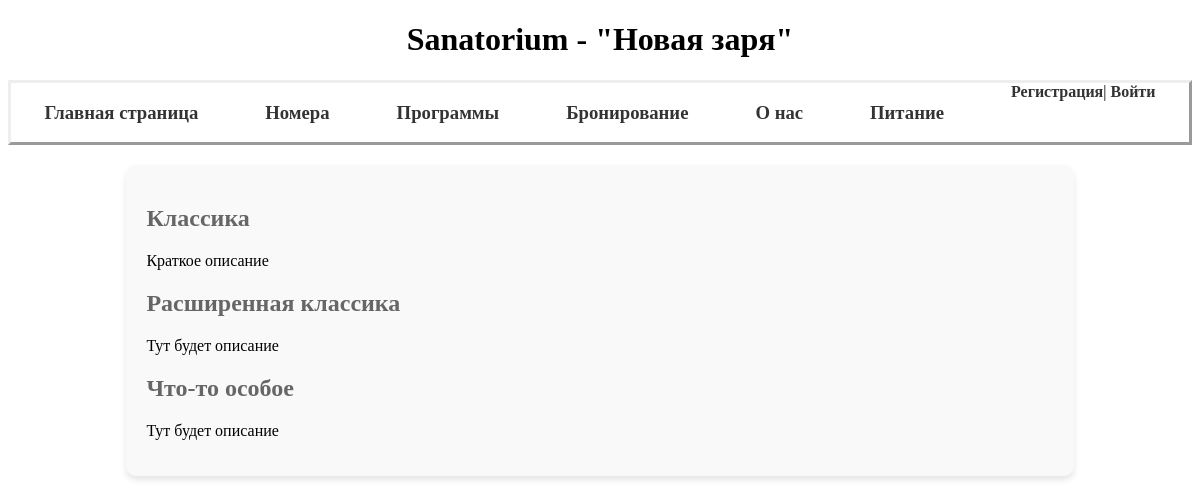
The app's page /Sanatorium/program/, older data.
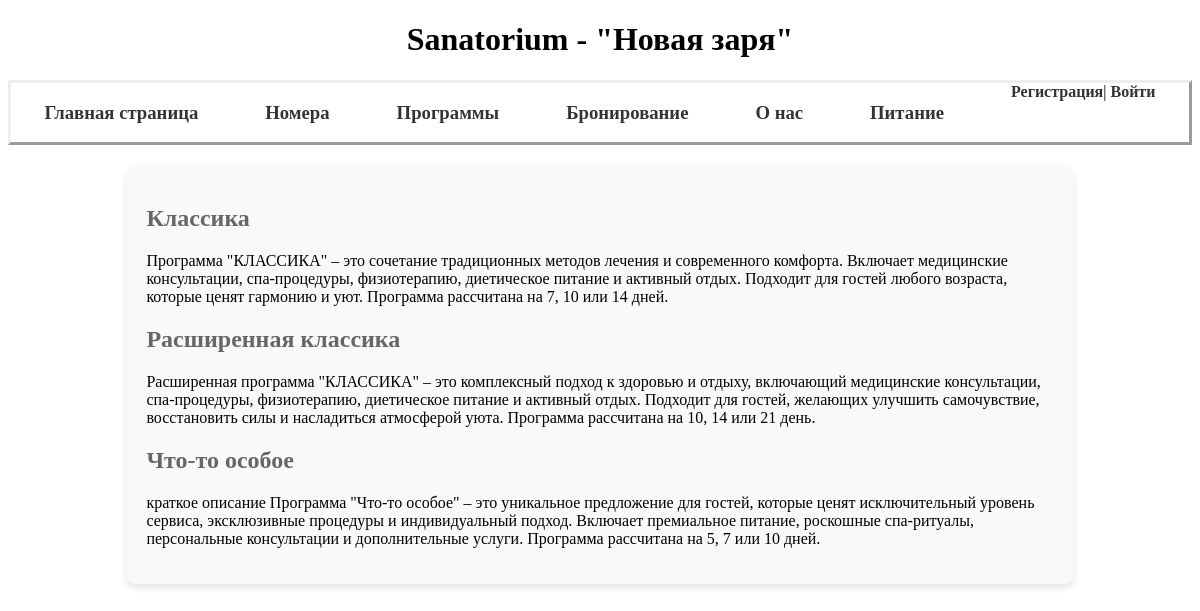
The same page, newer data.
### Sanatorium/models.py (models this page shows, shortened)
class Program(models.Model):
    name = models.CharField(verbose_name="Название программы", max_length=50)
    price = models.DecimalField(verbose_name="Цена", max_digits=15, decimal_places=2)
    description = models.CharField(verbose_name="Описание", max_length=2000, null=True, default="Тут будет описание")
    date = models.IntegerField(verbose_name="Дата проведения", null=True)
    briefly_description = models.CharField(verbose_name="Краткое описание", max_length=1200, null=True,
                                           default="Краткое описание")
    slug = models.SlugField(max_length=255, unique=True, db_index=True, verbose_name='URL', null=True)
    def get_absolute_url(self):
        return reverse('program', kwargs={'program_slug': self.slug})
    class Meta:
        verbose_name = "Программа"
        verbose_name_plural = "Программы"

### Sanatorium/views.py (the view)
# urls.py: path('program/', Program_html.as_view(), name="programs"),
class Program_html(DataMixin,ListView):
    model = Program
    template_name = 'sanatorium/booking.html'
    context_object_name = 'program'
    paginate_by = 3
    def get_context_data(self, *, object_list=None, **kwargs):
        context = super().get_context_data(**kwargs)
        c_def =  self.get_user_context()
        return {**context,**c_def}

### Sanatorium/utils.py (called while the page is built)
    def get_user_context(self,**kwargs):
        context = kwargs
        context['menu'] = menu
        context['title']=title
        return context

### Sanatorium/templates/sanatorium/booking.html
{% extends 'sanatorium/base.html' %}
{% block content %}
<div class = "program">
    {% for program in program%}
        <h2><a class = "name_program" href="{{program.get_absolute_url}}">{{program.name}}</a></h2>
        <p>{{program.briefly_description}}</p>
    {% endfor %}
</div>
{% endblock %}

Row changes from the older to the newer data that the page shows:
changed Program "Классика": briefly_description "Краткое описание" → "Программа \"КЛАССИКА\" – это сочетание традиционных методов лечения и современного комфорта. Включает медицинские консультации, спа-процедуры, физиотерапию, диетическое питание и активный отдых. Подходит для гостей любого возраста, которые ценят гармонию и уют. Программа рассчитана на 7, 10 или 14 дней."
changed Program "Расширенная классика": briefly_description "Тут будет описание" → "Расширенная программа \"КЛАССИКА\" – это комплексный подход к здоровью и отдыху, включающий медицинские консультации, спа-процедуры, физиотерапию, диетическое питание и активный отдых. Подходит для гостей, желающих улучшить самочувствие, восстановить силы и насладиться атмосферой уюта. Программа рассчитана на 10, 14 или 21 день."
changed Program "Что-то особое": briefly_description "Тут будет описание" → "краткое описание Программа \"Что-то особое\" – это уникальное предложение для гостей, которые ценят исключительный уровень сервиса, эксклюзивные процедуры и индивидуальный подход. Включает премиальное питание, роскошные спа-ритуалы, персональные консультации и дополнительные услуги. Программа рассчитана на 5, 7 или 10 дней."
